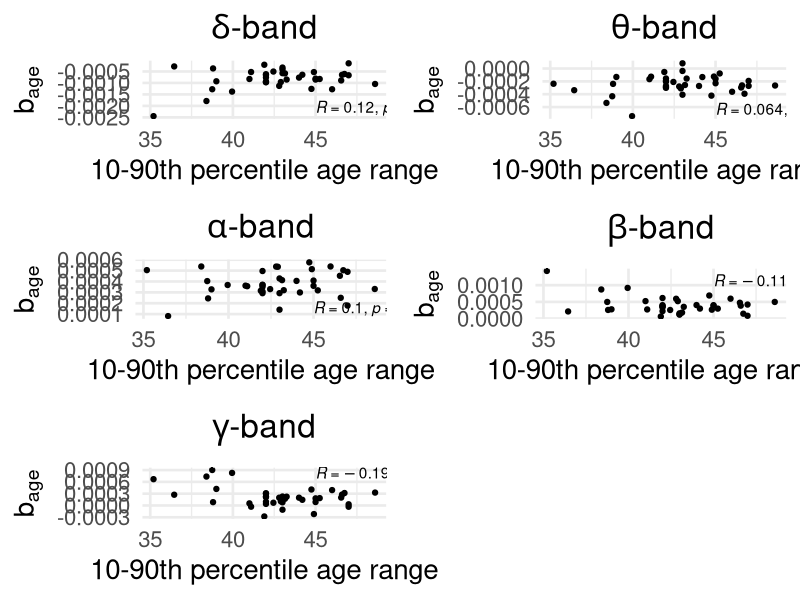

This figure's R source:
################################################################################

# Script to check that the age range in each ROI is not affecting results
# For Supplementary



#### PRELIMINARIES #############################################################

# packages
library(tidyverse)            # data frames & ggplot
library(ggpubr)               # add stats (corr coef) to ggplot
library(gridExtra)            # combining ggplots

# data
setwd("/media/b6036780/8TB1/norm-ieeg-age-sex-site")
BPdata_p = read.csv("Data/ROI1_relBP_pooled.csv")
age_coeffs = read.csv("Output/age_ROI_stats.csv")

band = c("delta","theta","alpha","beta","gamma")



#### DATA FRAME CREATION #######################################################

# calculate 0.05 and 0.95 percentiles and subtract to give rang/spread of
# central 90% of ages
ROI_ages = BPdata_p %>% 
  group_by(ROI_R) %>%
  reframe(age_range_l=quantile(Age,0.05), age_range_u=quantile(Age,0.95),
          inter90range = age_range_u-age_range_l) %>%
  select(ROI_R,inter90range)

# select just coefs and ROI Index from ROI_stats df
age_coeffs = age_coeffs %>%
  select(ROI_index,paste0(band,"_coef")) %>%
  rename(ROI_R=ROI_index)

# combine
ROI_ages = left_join(ROI_ages,age_coeffs)



#### PLOTTING ##################################################################

# plot settings
options(scipen=999)           # no sci notation
theme_set(theme_minimal(base_size = 20))

# additions to all plots
gg_all = list(
  geom_point(), xlab("10-90th percentile age range"), ylab(expression(b[age])),
  theme(plot.title = element_text(hjust = 0.5),panel.grid.minor.y = element_blank())
)

# each band 
del=ggplot(data = ROI_ages, aes(x=inter90range,y=delta_coef)) + ggtitle(expression(delta*"-band")) +
  stat_cor(method="spearman", label.x=45, label.y=-0.0021) + gg_all

the=ggplot(data = ROI_ages, aes(x=inter90range,y=theta_coef)) + ggtitle(expression(theta*"-band")) +
  stat_cor(method="spearman", label.x=45, label.y=-0.00065) + gg_all

alp=ggplot(data = ROI_ages, aes(x=inter90range,y=alpha_coef)) + ggtitle(expression(alpha*"-band")) +
  stat_cor(method="spearman", label.x=45, label.y=0.00015) + gg_all

bet=ggplot(data = ROI_ages, aes(x=inter90range,y=beta_coef)) + ggtitle(expression(beta*"-band")) +
  stat_cor(method="spearman", label.x=45, label.y=0.0011) + gg_all

gam=ggplot(data = ROI_ages, aes(x=inter90range,y=gamma_coef)) + ggtitle(expression(gamma*"-band")) +
  stat_cor(method="spearman", label.x=45, label.y=0.0008) + gg_all

# combine
pdf("Output/sup-results/ROI_ages.pdf", width=15,height=13)
grid.arrange(del,the,alp,bet,gam)
dev.off()

